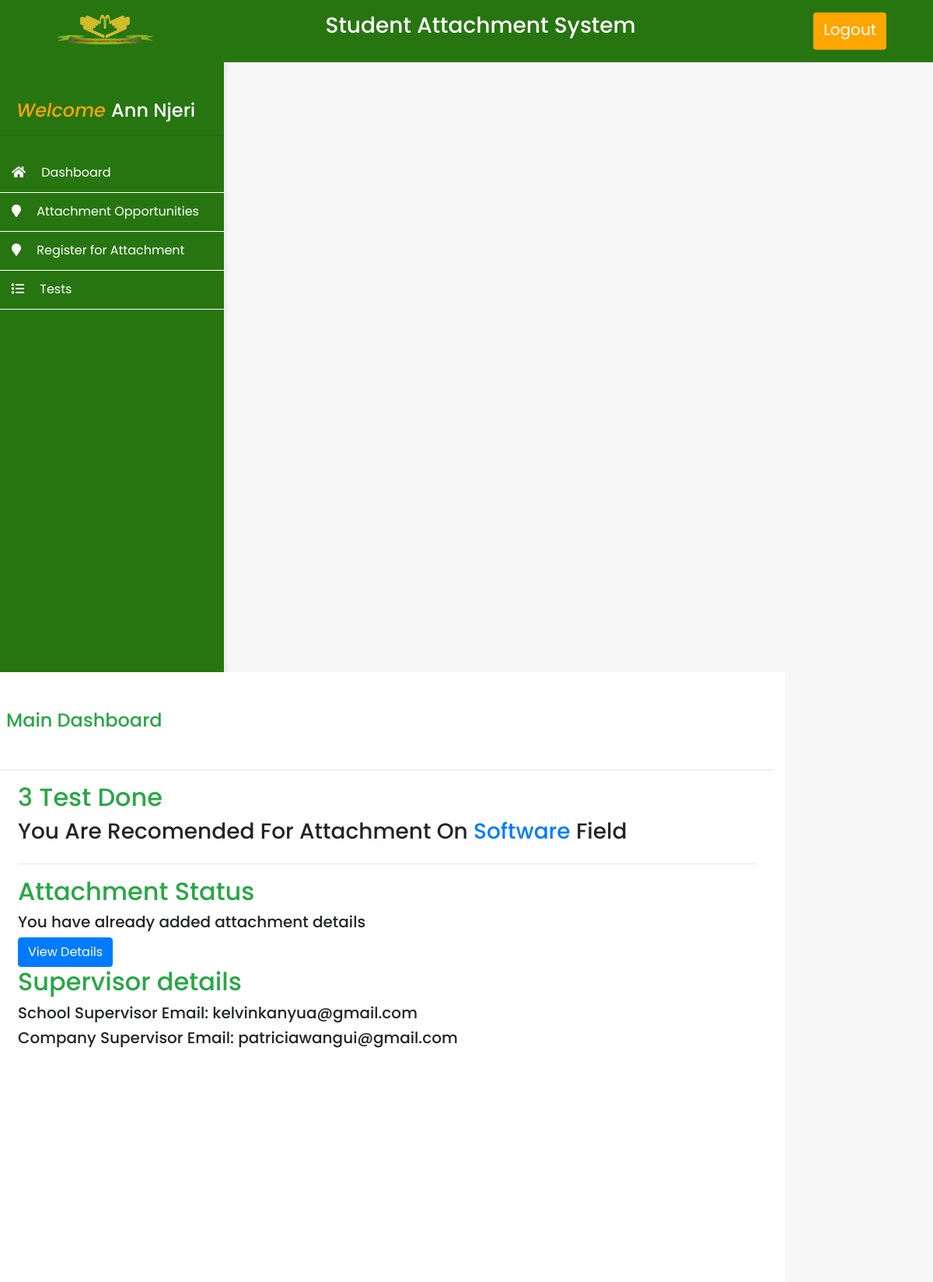
The app's page /users/student/index.php (signed in) with its own data.
### tables this page shows
CREATE TABLE `students` (
  `id` int(11) NOT NULL,
  `uniqueid` varchar(255) NOT NULL,
  `fname` varchar(255) NOT NULL,
  `lname` varchar(255) NOT NULL,
  `regno` varchar(255) NOT NULL,
  `password` varchar(255) NOT NULL,
  `supervisor` varchar(200) NOT NULL DEFAULT '',
  `csupervisor` varchar(200) NOT NULL DEFAULT '',
  `course` varchar(200) NOT NULL,
  `year` int(11) NOT NULL
);

### users/student/myFunctions.php (called while the page is built, shortened)
<?php
function testsDone($sid)
{
    include "includes/config.php";
    $result = mysqli_query($conn, "SELECT DISTINCT test FROM tbl_responses where student_id='$sid'");
    return mysqli_num_rows($result);
}
function calculateScore($test, $sid)
{
    include "includes/config.php";
    $score = 0;
    $result = mysqli_query($conn, "SELECT DISTINCT * FROM tbl_responses where test ='$test' and student_id='$sid'");
    while ($row = mysqli_fetch_assoc($result)) {
        $res = $row['response'];
        $quizno = $row['quizno'];
        $ansres = mysqli_query($conn, "SELECT DISTINCT * FROM tbl_answers where test ='$test' and quizno='$quizno'");
        while ($ansrow = mysqli_fetch_assoc($ansres)) {
            if ($ansrow['correct'] == 1) {
                if ($ansrow['answer'] == $res) {
                    $score++;
                }
            }
        }
    }
    return $score;
}
function getBestScored($sid)
{
    $hardwareScore = calculateScore("hardware", $sid);
    $softwareScore = calculateScore("software", $sid);
    $networkingScore = calculateScore("networking", $sid);
    if ($hardwareScore > $softwareScore && $hardwareScore > $networkingScore) {
        return "hardware";
    } else if ($softwareScore > $hardwareScore && $softwareScore > $networkingScore) {
        return "software";
    } else if ($networkingScore > $hardwareScore && $networkingScore > $softwareScore) {
        return "networking";
    } else if ($networkingScore > $hardwareScore && $networkingScore == $softwareScore) {
        return "networking and software";
    } else if ($hardwareScore > $networkingScore && $hardwareScore == $softwareScore) {
        return "hardware and software";
    } else if ($hardwareScore > $softwareScore && $hardwareScore == $networkingScore) {
        return "hardware and networking";
    } else {
        return "All";
    }
}
?>
<?php
function checkIfRegisteredAttachment($sid)
{
    include "includes/config.php";
    $result = mysqli_query($conn, "SELECT DISTINCT * FROM tbl_registered_attachments where studentid='$sid'");
    if (mysqli_num_rows($result) > 0) {
        return "true";
    }
    return "false";
}

### users/student/index.php (the view, shortened to what this page needs)
<?php
$sid  = $_SESSION['studentid'];
include "myFunctions.php";
$sql = mysqli_query($conn, "SELECT * FROM students WHERE uniqueid = '$sid' ");
if (mysqli_num_rows($sql) > 0) {
    $arr = mysqli_fetch_assoc($sql);
}
?>
<?php include "includes/header.php"; ?>
<section class="content row">
    <?php include "includes/sidebar.php"; ?>
    <div class="col col-sm-12 col-md-8 col-lg-10 main-content">
        <h4 class="text-success my-5 ml-2">Main Dashboard</h4>
        <hr>
        <div class="row m-2">
            <div class="col">
                <h2 class="text-success"><?php echo testsDone($sid) ?> Test Done</h2>
                <?php if (testsDone($sid) == 3) : ?>
                    <h3 style="text-transform: capitalize;">You are recomended for attachment on <span class="text-primary"><?php echo getBestScored($sid) ?></span> field</h3>
                <?php endif ?>
            </div>
            <div class="col col-12">
                <hr>
                <h2 class="text-success">Attachment Status</h2>
                <?php if (checkIfRegisteredAttachment($sid) == "true") : ?>
                    <h5>You have already added attachment details</h5>
                    <a href="registerattachment.php" class="btn btn-primary">View Details</a>
                    <h2 class="text-success">Supervisor details</h2>
                    <h5>School Supervisor Email: <?php
                                            if ($arr['supervisor'] != "") {
                                                echo $arr['supervisor'];
                                            } else {
                                                echo "Not Assigned Yet";
                                            }
                                            ?></h5>
                    <h5>Company Supervisor Email: <?php
                                            if ($arr['csupervisor'] != "") {
                                                echo $arr['csupervisor'];
                                            } else {
                                                echo "Not Assigned Yet";
                                            }
                                            ?></h5>
                <?php else : ?>
                    <h5>No attachment details have been added</h5>
                    <a href="registerattachment.php" class="btn btn-primary">Add Details</a>
                <?php endif ?>
            </div>
        </div>
    </div>
</section>
<?php include "includes/footer.php"; ?>

### users/student/includes/sidebar.php
<?php
include "config.php";
$sid  = $_SESSION['studentid'];
$result = $conn->query("SELECT * FROM students where uniqueid = '$sid' ");
$array = mysqli_fetch_assoc($result);
?>
<div class="col col-sm-12 col-md-4 col-lg-3 sidebar py-5">
    <h4 class="text-center welcome">
   <span> Welcome </span><?php echo $array['fname']." ".$array['lname']  ?>
    </h4>
    <hr>
    <div class="side-nav py-2">
        <a href="index.php" class="side-nav-item">
            <div> <i class="fa fa-home mr-3" aria-hidden="true"></i> Dashboard</div>
        </a>
        <a href="attachments.php" class="side-nav-item">
            <div><i class="fa fa-map-marker mr-3 text-white" aria-hidden="true"></i> Attachment Opportunities</div>
        </a>
        <a href="registerattachment.php" class="side-nav-item">
            <div><i class="fa fa-map-marker mr-3" aria-hidden="true"></i> Register for Attachment</div>
        </a>
        <a href="tests.php" class="side-nav-item">
            <div><i class="fa fa-list mr-3" aria-hidden="true"></i> Tests</div>
        </a>
    </div>
</div>

### users/student/css/index.css (style rules this page uses)
* { margin: 0; padding: 0; box-sizing: border-box; text-decoration: none; font-family: "Poppins", sans-serif; }
body { min-height: 100vh; background: #f7f7f7; overflow-x: hidden; }
.sidebar, .main-content { background-color: #fff; min-height: 98vh; }
.sidebar { border-right: 5px solid #eee; background-color: #277510; padding: 0px; }
.side-nav-item { margin: 0; height: 50px; display: flex; align-items: center; justify-content: left; color: #fff; padding-left: 20px; border-bottom: 1px solid #fff; padding: 20px; padding-left: 30px; }
.side-nav-item div { font-size: 20; }
.sidebar .welcome { color: #fff; }
.sidebar .welcome span { color: orange; font-style: italic; }

### users/student/css/login.css (style rules this page uses)
*, a:hover { text-decoration: none; }

### records on screen
students: fname "Ann", lname "Njeri", supervisor "kelvinkanyua@gmail.com", csupervisor "patriciawangui@gmail.com"

### other values on screen
testsDone($sid) "3"
getBestScored($sid) "Software"
